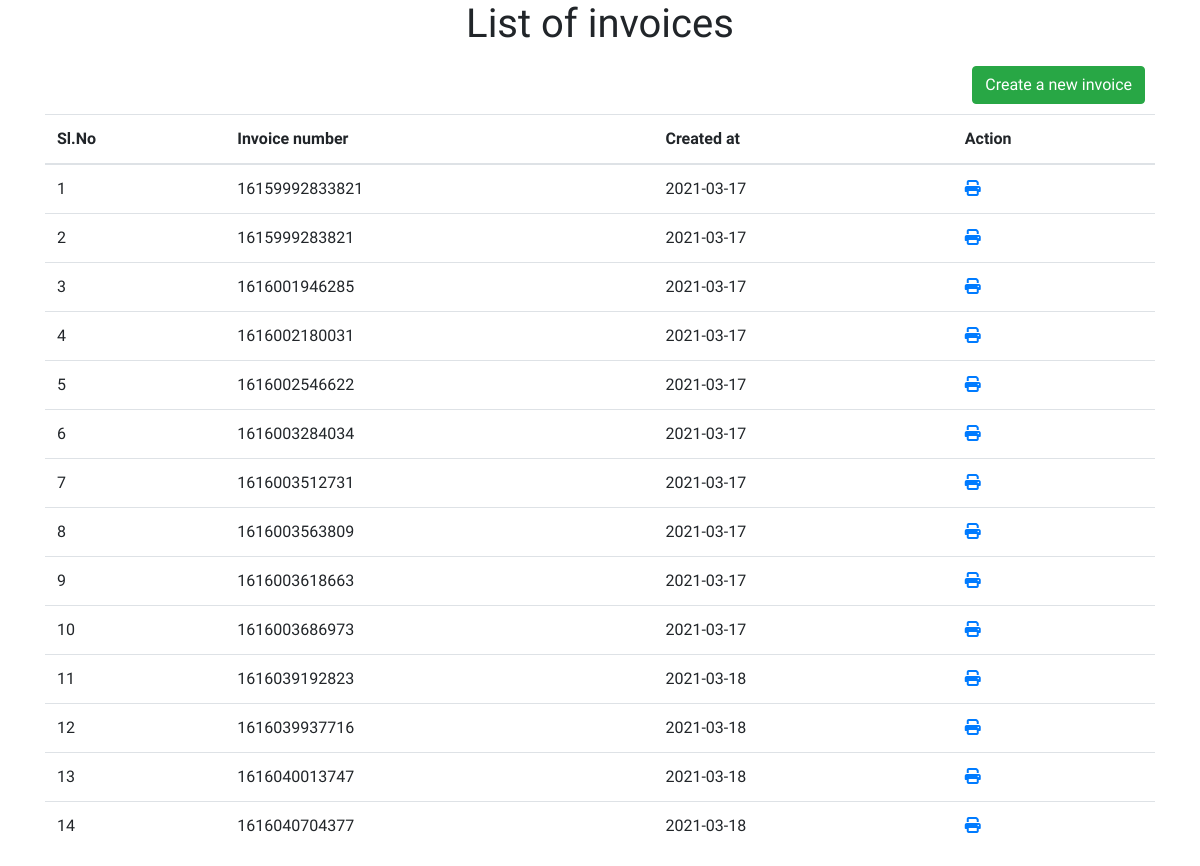
Before: /list-invoices.php with the older database file.
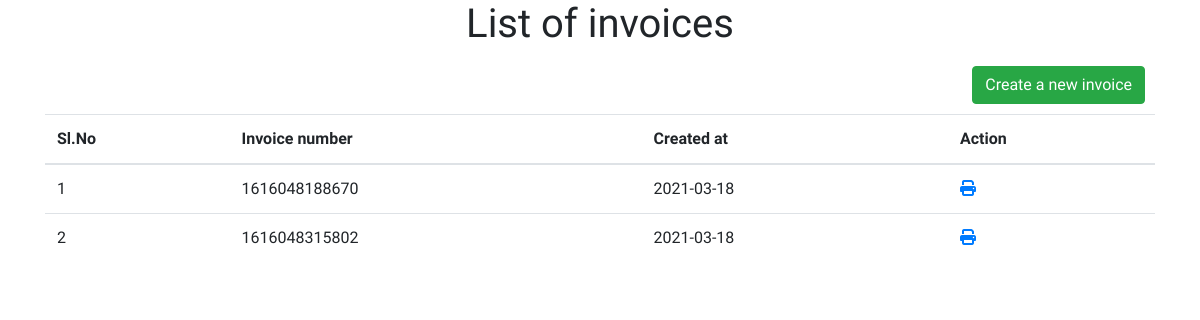
After: the same page with the newer database file.
### tables this page shows
CREATE TABLE `invoices` (
  `id` int NOT NULL,
  `invoice_no` varchar(50) NOT NULL,
  `created_at` date NOT NULL,
  `is_active` tinyint(1) NOT NULL,
  `invoice_to` varchar(200) NOT NULL,
  `discount_type` varchar(20) NOT NULL,
  `sub_total_tax` float NOT NULL,
  `sub_total_without_tax` float NOT NULL,
  `net_total` float NOT NULL,
  `discount_value` int NOT NULL
);

### public_html/config/helper.php (called while the page is built, shortened)
<?php
class helper {
    public $mysqli;
    function __construct() {
        $servername = "localhost";
        $username = "root";
        $password = "test";
        $dbname = "fingent";
        try {
            $conn = new PDO("mysql:host=$servername;dbname=$dbname", $username, $password);
            $conn->setAttribute(PDO::ATTR_ERRMODE, PDO::ERRMODE_EXCEPTION);
        } catch (PDOException $e) {
            echo $sql . "<br>" . $e->getMessage();
        }
        $this->mysqli = $conn;
    }
    public function getAllInvoices() {
        $response = ['status' => 'failed', 'message' => 'The invoice number is empty.'];
        $sql = "SELECT * FROM `invoices` WHERE is_active=true";
        $stmt = $this->mysqli->prepare($sql);
        $stmt->execute();
        $result = $stmt->fetchAll();
        if (!empty($result)) {
            $response = ['status' => 'success', 'message' => 'data fetched successfully.', 'data' => $result];
        }
        return $response;
    }
}

### public_html/list-invoices.php (the view, shortened to what this page needs)
<?php
include './config/helper.php';
$obj = new helper();
$invoiceData = $obj->getAllInvoices();
if (!empty($invoiceData['data'])) {
    $invoiceData = $invoiceData['data'];
} else {
    echo 'Sorry, invoice data is not found.';
    die;
}
?>
<!doctype html>
<html lang="en">
    <head>
        <link rel="stylesheet" href="https://maxcdn.bootstrapcdn.com/bootstrap/4.0.0/css/bootstrap.min.css">
        <link rel="stylesheet" href="https://cdn.datatables.net/1.10.24/css/dataTables.bootstrap4.min.css">
        <link rel="stylesheet" href="css/list-invoices.css" >
    </head>
    <body>
        <h1>List of invoices</h1>
        <div class="container">
            <div class="create-new-contianer">
                <a href="index.php"><button id="submitForm" class="btn btn-success">Create a new invoice</button></a>
            </div>
            <div class="row">
                <div class="col">
                    <table id="example" class="display table" style="width:100%">
                        <thead>
                            <tr>
                                <th>Sl.No</th>
                                <th>Invoice number</th>
                                <th>Created at</th>
                                <th>Action</th>
                            </tr>
                        </thead>
                        <tbody>
                            <?php
                            foreach ($invoiceData as $key => $invoice) {
                                ?>
                                <tr>
                                    <td><?= $key + 1 ?></td>
                                    <td><?= $invoice['invoice_no'] ?></td>
                                    <td><?= $invoice['created_at'] ?></td>
                                    <td><a href="print-invoice.php?invoice_id=<?= $invoice['id'] ?>"><i class="fa fa-print success" aria-hidden="true"></i></a></td>
                                </tr>
                            <?php } ?>
                        </tbody>
                    </table>
                </div>
            </div>
        </div>
    </body>
</html>

### public_html/css/list-invoices.css (style rules this page uses)
body { font-family: 'Source Sans Pro','Helvetica Neue',Helvetica,Arial,sans-serif; font-weight: 400; }
h1 { text-align: center; }
.create-new-contianer { text-align: right; padding: 10px; }

Changed rows visible on the page:
removed invoices: invoice_no "16159992833821", created_at "2021-03-17"
removed invoices: invoice_no "1615999283821", created_at "2021-03-17"
removed invoices: invoice_no "1616001946285", created_at "2021-03-17"
removed invoices: invoice_no "1616002180031", created_at "2021-03-17"
removed invoices: invoice_no "1616002546622", created_at "2021-03-17"
removed invoices: invoice_no "1616003284034", created_at "2021-03-17"
removed invoices: invoice_no "1616003512731", created_at "2021-03-17"
removed invoices: invoice_no "1616003563809", created_at "2021-03-17"
removed invoices: invoice_no "1616003618663", created_at "2021-03-17"
removed invoices: invoice_no "1616003686973", created_at "2021-03-17"
removed invoices: invoice_no "1616039192823", created_at "2021-03-18"
removed invoices: invoice_no "1616039937716", created_at "2021-03-18"
removed invoices: invoice_no "1616040013747", created_at "2021-03-18"
removed invoices: invoice_no "1616040704377", created_at "2021-03-18"
added invoices: invoice_no "1616048188670", created_at "2021-03-18"
added invoices: invoice_no "1616048315802", created_at "2021-03-18"
